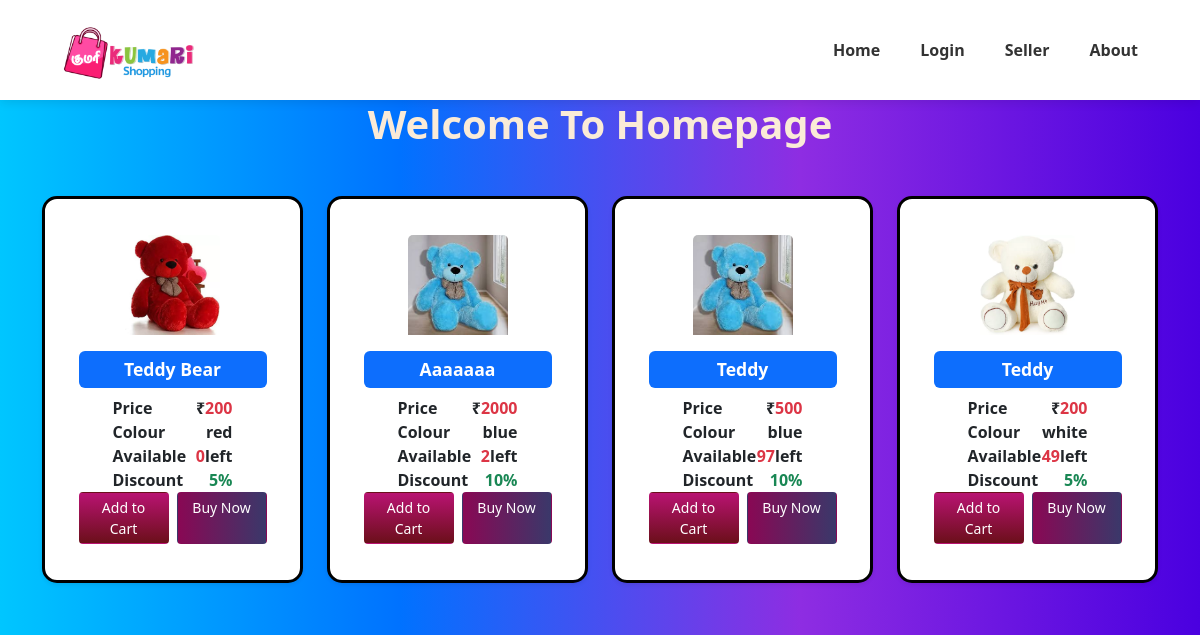
The app's page /product-search/, older data.
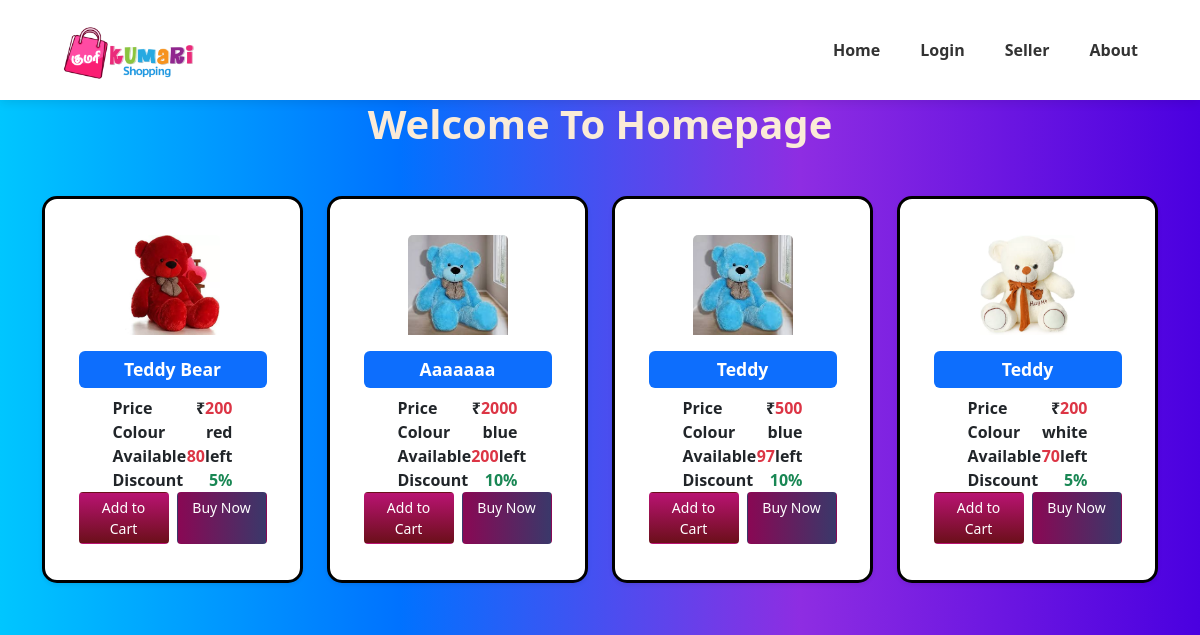
The same page, newer data.
### accounts/models.py (models this page shows)
class Products(models.Model):
    seller = models.ForeignKey(CustomUser, on_delete=models.CASCADE, limit_choices_to={'user_type': 'seller'})
    image=models.ImageField(upload_to='product_images/')
    product_name=models.CharField(max_length=25,
        validators=[RegexValidator(r'^[a-zA-Z][a-zA-Z\s]*$','Enter a valid product name.')]
    )
    colour=models.CharField(max_length=20,
        validators=[RegexValidator(r'^[a-zA-Z][a-zA-Z]*$','Enter a valid colour.')]
    )
    description=models.CharField(max_length=200,
        validators=[RegexValidator(r'^[a-zA-Z0-9\s.,-]*$','Only alphanumeric characters and certain punctuation are allowed.')]
    )
    price=models.PositiveIntegerField()
    discount=models.PositiveIntegerField(
        validators=[RegexValidator(r'^\d{1,2}%?$', 'Enter a valid discount amount.')]
    )
    delivery_charge=models.PositiveIntegerField()
    stock=models.PositiveIntegerField()

### accounts/views.py (the view)
# urls.py: path('product-search/',views.products_search, name='product_search'),
def products_search(request):
    q_products = request.GET.get('q_product')
    products = Products.objects.all()
    if q_products:
        products = products.filter(product_name__icontains=q_products)
    for product in products:
        if q_products:
            product_name = product.product_name.title()
            pattern = re.compile(re.escape(q_products), re.IGNORECASE)
            highlighted = pattern.sub(
                lambda m: f'<span style="background-color: yellow; color: black;">{m.group(0)}</span>',
                product_name
            )
            product.highlighted_productname = mark_safe(highlighted)
        else:
            product.highlighted_productname = product.product_name.title()
    return render(request, 'products.html', {'products': products})

### templates/products.html (shortened to what this page needs)
{% extends "base.html" %}
{% load static %}
{% block content %}
<div style="background: linear-gradient(to right, #00c6ff, #0072ff, #8e2de2, #4a00e0);">
<h1><strong>Welcome To Homepage</strong></h1>
<div class="container mt-5">
  <div class="row">
    {% if products %}
    {% for product in products %}
      <div class="col-12 col-sm-6 col-md-4 col-lg-3 d-flex justify-content-center mb-4">
        <div class="card shadow-sm">
          <div class="d-flex justify-content-center align-items-center mt-3">
            {% if product.image %}
                <img src="{{ product.image.url }}" class="card-img-top image" alt="{{ product.product_name }}">
            {% else %}
                <p class="text-muted">No Image</p>
                {{ product.highlighted_productname|safe }}
            {% endif %}
          </div>
          <div class="card-body">
            <h5 class="card-title text-center bg-primary text-white p-2 rounded">
              {{ product.highlighted_productname|safe }}
            </h5>
            <div class="mx-auto" style="max-width: 120px;">
            <div class="d-flex justify-content-between fw-bold">
                    <span>Price&nbsp;&nbsp;</span>
                    <span>
                      <span class="text-dark">₹</span><span class="text-danger">{{ product.price }}</span>
                    </span>
            </div>
            <div class="d-flex justify-content-between fw-bold">
                    <span>Colour</span>
                    <span>{{ product.colour }}</span>
            </div>
            <div class="d-flex justify-content-between fw-bold">
                <span>Available</span>
                <span>
                    <span class="text-danger">{{ product.stock }}</span><span class="text-dark">left</span>
                </span>
            </div>
            <div class="d-flex justify-content-between fw-bold">
                    <span>Discount</span>
                    <span class="text-success">{{ product.discount }}%</span>
            </div>
            </div>
            <div class="d-flex justify-content-center gap-2">
                <a href="{% url 'cart' product.id user.id %}" class="btn cart btn-sm">Add to Cart</a>
                <a href="{% url 'buynow' product.id %}" class="btn buynow btn-sm">Buy Now</a>
            </div>
          </div>
        </div>
      </div>
    {% endfor %}
  {% else %}
      <p class="text-center text-warning fw-bold">No products found.</p>
  {% endif %}
  </div>
</div>
</div>
{% endblock %}

Row changes from the older to the newer data that the page shows:
changed Products "Teddy Bear": stock "0" → "80"
changed Products "Aaaaaaa": stock "2" → "200"
changed Products "white": stock "49" → "70"
